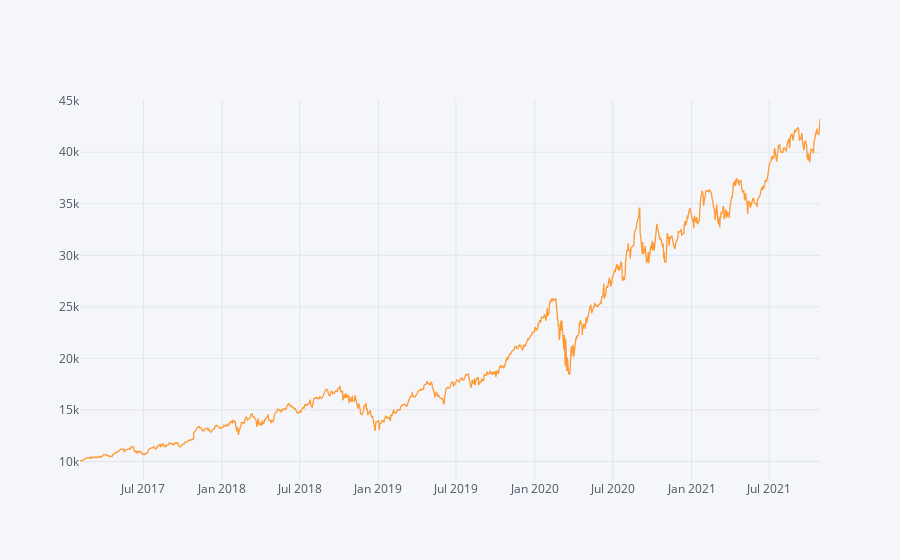

The notebook cell this image was saved under:
### Code cell
((results.Close.pct_change().dropna()+1).cumprod()*capital).iplot()
#or
axs=((results.Close.pct_change().dropna()+1).cumprod()*capital).plot()

### Figure 1 — Plotly figure (JSON) as saved in the notebook; plotly's stock layout.template omitted (floating-point values rounded to 4 significant figures; data arrays with more than 128 entries replaced by an {"elided": "..."} marker saying what was removed)
{"data": [{"line": {"color": "rgba(255, 153, 51, 1.0)", "dash": "solid", "shape": "linear", "width": 1.3}, "mode": "lines", "name": "Close", "text": "", "type": "scatter", "x": {"elided": "1193 str values"}, "y": {"elided": "1193 float values"}}], "layout": {"legend": {"bgcolor": "#F5F6F9", "font": {"color": "#4D5663"}}, "paper_bgcolor": "#F5F6F9", "plot_bgcolor": "#F5F6F9", "title": {"font": {"color": "#4D5663"}, "x": 0.5}, "xaxis": {"gridcolor": "#E1E5ED", "showgrid": true, "tickfont": {"color": "#4D5663"}, "title": {"font": {"color": "#4D5663"}, "text": ""}, "zerolinecolor": "#E1E5ED"}, "yaxis": {"gridcolor": "#E1E5ED", "showgrid": true, "tickfont": {"color": "#4D5663"}, "title": {"font": {"color": "#4D5663"}, "text": ""}, "zerolinecolor": "#E1E5ED"}}}
